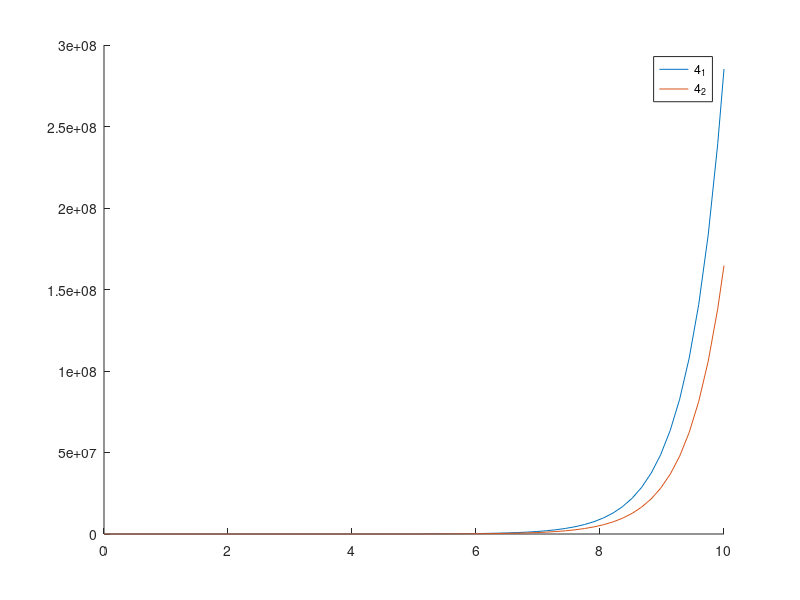

This figure's MATLAB source:
% === (0, 3)                         mat 1
%A = [3 0;0 0];
%A = [3 0;0 3];
%A = [3 0;0 -3];
%A = [0 3;0 0];

% === (1, -1)                        mat 2
%A = [1 -1;0 0];
%A = [1 -1;-1 1];
%A = [1 -1;1 -1];
%A = [0 1;-1 0];

% === (-1, 0)                        mat 3
%A = [-1 0;0 0];
%A = [-1 0;0 -1];
%A = [-1 0;0 1];
%A = [0 -1;0 0];

% === (-1, -2)                       mat 4
%A = [-1 -2;0 0];
%A = [-1 -2;-2 -1];
%A = [-1 -2;2 1];
%A = [0 -1;-2 0];

% === (2, 2)                         mat 5
%A = [2 2; 0 0];
%A = [2 2; 2 2];
%A = [2 2; -2 -2];
%A = [0 2; 2 0];

%A=[-1 1; 0 0];
%A= [0 1;1 0];
%A = [1 0;0 1];
A = [0 3; 1 0];

function [t,x] = system_simulation(A, init)
    ode_sys = @(t,x) [A(1,1)*x(1)+A(1,2)*x(2);A(2,1)*x(1)+A(2,2)*x(2)]; # Définition système
    %[t,x] = ode23 (ode_sys, [0, 10], [2, 0]); # Résolution système
    [t,x] = ode23 (ode_sys, [0, 10], init); # Résolution système
endfunction

%[t,x] = system_simulation(A);
%[t,x] = system_simulation(A, [10, 10])
%[t,x] = system_simulation(A, [-5, -2]);
%[t,x] = system_simulation(A, [2, 0]);
%[t,x] = system_simulation(A, [2, 0]);
%[t,x] = system_simulation(A, [2, 0]);

%figure(1)
%plot(t,x)

hold on;
[t4_1, x4_1] = system_simulation([0 3; 1 0], [0, 10]);
plot(t4_1, x4_1)
%[t4_2, x4_2] = system_simulation([0 3; 1 0], [-5, 5]);
%plot(t4_2, x4_2)
%[t4_3, x4_3] = system_simulation([0 3; 1 0], [10, 0]);
%plot(t4_3, x4_3)
%[t4_4, x4_4] = system_simulation([0 3; 1 0], [-10, 0]);
%plot(t4_4, x4_4)
%[t4_5, x4_5] = system_simulation([0 3; 1 0], [1, 11.5]);
%plot(t4_5, x4_5)
legend("4_1", "4_2", "4_3", "4_4", "4_5")

# 2. Dessiner les droites correspondants aux vecteurs propres et le sense des trajectoires associés
function [eigenline_1,eigenline_2,V] = compute_eigenlines(A,line_range)
    [V,L] = eig(A);
    eigenline_1 = (V(2,1)/V(1,1)) * line_range;
    eigenline_2 = (V(2,2)/V(1,2)) * line_range;
endfunction

# 3. Calculer les isoclines
function [isocline_1,isocline_2] = compute_isoclines(A,line_range)
    isocline_1 = -(A(1,1)/A(1,2)) * line_range;
    isocline_2 = -(A(2,1)/A(2,2)) * line_range;
endfunction

# 4. Portrait de phase complet
function [x1,x2,x1p,x2p] = plot_portrait_phase_complete(A)
    #grid for plotting
    x1range=-1.5:.1:1.5;
    x2range=-1.5:.1:1.5;
    [x1,x2] = meshgrid(x1range, x2range);

    # Define the system to plot (based on matrix A)
    x1p = A(1,1)*x1+A(1,2)*x2;
    x2p = A(2,1)*x1+A(2,2)*x2;

    #Normalize values for plotting
    norms=sqrt(x1p.^2+x2p.^2);
    
    figure(2)
    [eigenline_1,eigenline_2,V] = compute_eigenlines(A,x1range);
    [isocline_1,isocline_2] = compute_isoclines(A,x1range);
    
    # Vector field plot
    hold on;
    quiver(x1,x2,x1p./norms,x2p./norms,0.5);
    # Isoclines
    plot(x1range,isocline_1,"linewidth",5);
    plot(x1range,isocline_2,"linewidth",5);
    # Vecteurs propres
    plot(x1range,eigenline_1,"linewidth",5);
    plot(x1range,eigenline_2,"linewidth",5);
    quiver([0;0],[0;0],V(1,:),V(2,:),"linewidth",10,"color","k");
    legend("field","v_1","v_2","isocline_1","isocline_2","location","south","orientation", "horizontal");
    
endfunction

%[x1,x2,x1p,x2p] = plot_portrait_phase_complete(A);
